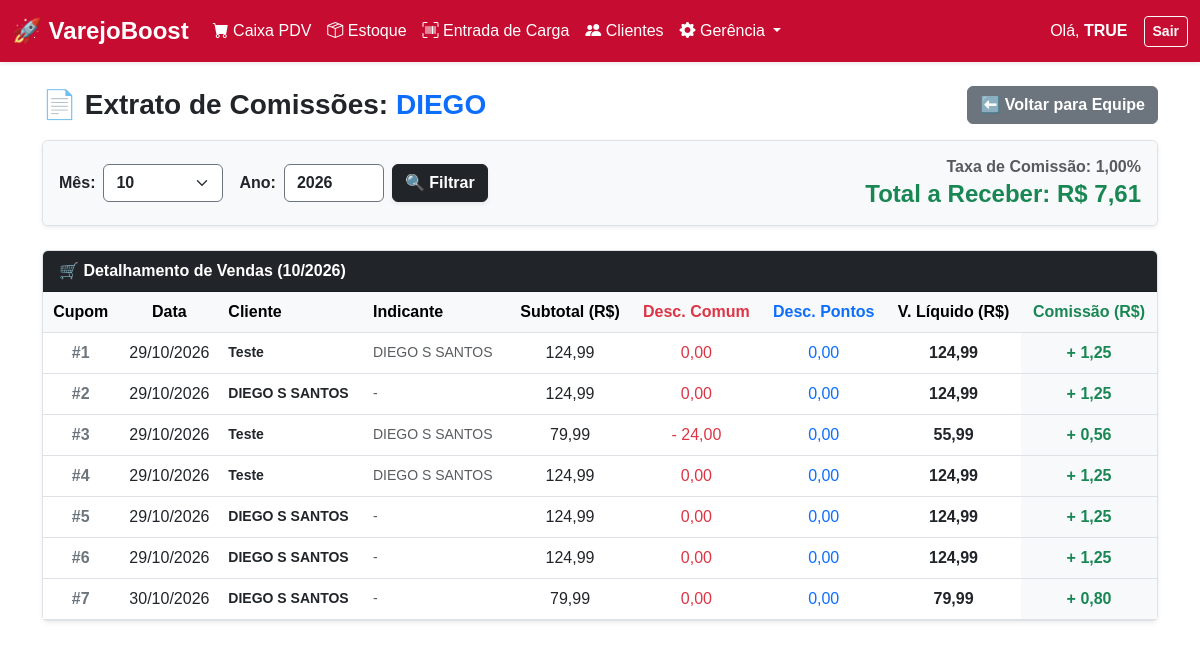
The page /gerencia/relatoriospainel/extrato/?vendedor=diego (signed in) on the database its author committed.
### inventario/models/usuarios/usuario_models.py (models this page shows, shortened)
class Usuarios(models.Model):
    login = models.CharField(max_length=100, unique=True)
    senha = models.CharField(max_length=100)
    perfil = models.CharField(max_length=50, default='Colaborador')
    comissao = models.DecimalField(max_digits=5, decimal_places=2, default=0.00)

### inventario/models/clientes/cliente_models.py (models this page shows, shortened)
class Clientes(models.Model):
    nome = models.CharField(max_length=150)
    telefone = models.CharField(max_length=50, blank=True, null=True)
    cpf = models.CharField(max_length=20, blank=True, null=True)
    cep = models.CharField(max_length=20, blank=True, null=True)
    rua = models.CharField(max_length=200, blank=True, null=True)
    numero = models.CharField(max_length=50, blank=True, null=True)
    complemento = models.CharField(max_length=150, blank=True, null=True)
    bairro = models.CharField(max_length=100, blank=True, null=True)
    cidade = models.CharField(max_length=100, blank=True, null=True)
    estado = models.CharField(max_length=2, blank=True, null=True)
    tipo = models.CharField(max_length=50, default="CLIENTE")
    pontos = models.DecimalField(max_digits=10, decimal_places=2, default=0.00)
    class Meta:
        db_table = 'clientes'

### inventario/views/vendas/relatorios_views.py (the view)
# urls.py: path('gerencia/relatoriospainel/extrato/', relatorios_views.tela_extrato_comissoes, name='tela_extrato_comissoes'),
def tela_extrato_comissoes(request):
    if 'usuario_logado' not in request.session:
        return redirect('login')
    login_vendedor = request.GET.get('vendedor')
    if not login_vendedor:
        login_vendedor = request.session.get('usuario_logado')
    if request.session.get('perfil') != 'Administrador':
        if login_vendedor != request.session.get('usuario_logado'):
             messages.error(request, "Acesso Negado. Você só pode visualizar as suas próprias comissões.")
             return redirect('painel_principal')
    mes_filtro = request.GET.get('mes')
    ano_filtro = request.GET.get('ano')
    hoje = timezone.now()
    try:
        mes_atual = int(mes_filtro) if mes_filtro else hoje.month
        ano_atual = int(ano_filtro) if ano_filtro else hoje.year
    except ValueError:
        mes_atual, ano_atual = hoje.month, hoje.year
    vendedor_obj = get_object_or_404(Usuarios, login=login_vendedor)
    vendas_mes = Vendas.objects.filter(
        vendedor=login_vendedor,
        status='VENDA',
        data_venda__year=ano_atual,
        data_venda__month=mes_atual
    ).order_by('data_venda')
    extrato_detalhado = []
    total_comissao_mes = 0.0
    for v in vendas_mes:
        valor_liquido = float(v.valor_total)
        economia_total = float(v.valor_desconto)
        desc_pontos = float(v.valor_desconto_pontos)
        desc_comum = economia_total - desc_pontos
        subtotal = valor_liquido + economia_total
        comissao_gerada = float(v.valor_comissao)
        total_comissao_mes += comissao_gerada
        extrato_detalhado.append({
            'cupom': v.id,
            'data': v.data_venda.strftime("%d/%m/%Y"),
            'cliente': v.cliente.nome if v.cliente else "BALCÃO",
            'indicante': v.indicante.nome if v.indicante else "-",
            'subtotal': subtotal,
            'desc_comum': desc_comum,
            'desc_pontos': desc_pontos,
            'liquido': valor_liquido,
            'comissao': comissao_gerada
        })
    context = {
        'vendedor': vendedor_obj,
        'extrato': extrato_detalhado,
        'mes_filtro': mes_atual,
        'ano_filtro': ano_atual,
        'total_comissao_mes': total_comissao_mes,
        'meses_range': range(1, 13) # Para gerar o <select> do HTML de 1 a 12
    }
    return render(request, 'inventario/extrato_comissoes.html', context)

### inventario/templates/inventario/extrato_comissoes.html (shortened to what this page needs)
{% extends 'inventario/base.html' %}
{% block content %}
<div class="row mb-3">
    <div class="col-12 d-flex justify-content-between align-items-center">
        <h3 class="fw-bold text-dark mb-0">📄 Extrato de Comissões: <span class="text-primary">{{ vendedor.login|upper }}</span></h3>
        <a href="{% url 'tela_colaboradores' %}" class="btn btn-secondary fw-bold">⬅️ Voltar para Equipe</a>
    </div>
</div>
<div class="card shadow-sm border-0 mb-4">
    <div class="card-body bg-light rounded d-flex justify-content-between align-items-center flex-wrap">
        <form method="GET" action="{% url 'tela_extrato_comissoes' %}" class="d-flex align-items-center gap-2">
            <label class="fw-bold mb-0">Mês:</label>
            <select name="mes" class="form-select border-secondary fw-bold" style="width: 120px;">
                {% for m in meses_range %}
                    <option value="{{ m }}" {% if m == mes_filtro %}selected{% endif %}>{{ m|stringformat:"02d" }}</option>
                {% endfor %}
            </select>
            <label class="fw-bold mb-0 ms-2">Ano:</label>
            <input type="number" name="ano" class="form-control border-secondary fw-bold" value="{{ ano_filtro }}" style="width: 100px;">
            <button type="submit" class="btn btn-dark fw-bold shadow-sm">🔍 Filtrar</button>
        </form>
        <div class="text-end mt-3 mt-md-0">
            <h6 class="text-muted fw-bold mb-1">Taxa de Comissão: {{ vendedor.comissao|floatformat:2 }}%</h6>
            <h4 class="fw-bold text-success mb-0">Total a Receber: R$ {{ total_comissao_mes|floatformat:2 }}</h4>
        </div>
    </div>
</div>
<div class="card shadow-sm border-0">
    <div class="card-header bg-dark text-white fw-bold">
        🛒 Detalhamento de Vendas ({% if mes_filtro < 10 %}0{% endif %}{{ mes_filtro }}/{{ ano_filtro }})
    </div>
    <div class="table-responsive" style="max-height: 500px; overflow-y: auto;">
        <table class="table table-hover align-middle text-center mb-0">
            <thead class="table-light sticky-top">
                <tr>
                    <th>Cupom</th>
                    <th>Data</th>
                    <th class="text-start">Cliente</th>
                    <th class="text-start">Indicante</th>
                    <th>Subtotal (R$)</th>
                    <th class="text-danger">Desc. Comum</th>
                    <th class="text-primary">Desc. Pontos</th>
                    <th>V. Líquido (R$)</th>
                    <th class="text-success">Comissão (R$)</th>
                </tr>
            </thead>
            <tbody>
                {% for linha in extrato %}
                <tr>
                    <td class="fw-bold text-secondary">#{{ linha.cupom }}</td>
                    <td>{{ linha.data }}</td>
                    <td class="text-start small fw-bold">{{ linha.cliente }}</td>
                    <td class="text-start small text-muted">{{ linha.indicante }}</td>
                    <td>{{ linha.subtotal|floatformat:2 }}</td>
                    <td class="text-danger">
                        {% if linha.desc_comum > 0 %}- {{ linha.desc_comum|floatformat:2 }}{% else %}0,00{% endif %}
                    </td>
                    <td class="text-primary">
                        {% if linha.desc_pontos > 0 %}- {{ linha.desc_pontos|floatformat:2 }}{% else %}0,00{% endif %}
                    </td>
                    <td class="fw-bold">{{ linha.liquido|floatformat:2 }}</td>
                    <td class="fw-bold text-success bg-light">+ {{ linha.comissao|floatformat:2 }}</td>
                </tr>
                {% empty %}
                <tr>
                    <td colspan="9" class="text-muted p-4">
                        <em>Nenhuma venda registrada para {{ vendedor.login }} neste período.</em>
                    </td>
                </tr>
                {% endfor %}
            </tbody>
        </table>
    </div>
</div>
{% endblock %}

### inventario/templates/inventario/base.html (style rules this page uses)
body { background-color: #FFFFFF; color: #101820; font-family: sans-serif; }
.card { border: 1px solid #dee2e6 !important; }
.table { color: #101820 !important; }

### rows shown on the page
Usuarios: login "DIEGO", comissao "1,00"
Clientes: cliente "Teste" "Teste" "Teste"
Clientes: indicante "DIEGO S SANTOS" "DIEGO S SANTOS" "DIEGO S SANTOS", cliente "DIEGO S SANTOS" "DIEGO S SANTOS" "DIEGO S SANTOS" "DIEGO S SANTOS"

### other values the page prints
{{ request.session.usuario_logado|upper }} "TRUE"
{{ total_comissao_mes|floatformat:2 }} "7,61"
{{ mes_filtro }} "10"
{{ ano_filtro }} "2026"
{{ linha.cupom }} "1" "2" "3" "4" "5" "6" "7"
{{ linha.data }} "29/10/2026" "29/10/2026" "29/10/2026" "29/10/2026" "29/10/2026" "29/10/2026" "30/10/2026"
{{ linha.subtotal|floatformat:2 }} "124,99" "124,99" "79,99" "124,99" "124,99" "124,99" "79,99"
{{ linha.liquido|floatformat:2 }} "124,99" "124,99" "55,99" "124,99" "124,99" "124,99" "79,99"
{{ linha.comissao|floatformat:2 }} "1,25" "1,25" "0,56" "1,25" "1,25" "1,25" "0,80"
{{ linha.indicante }} "-" "-" "-" "-"
{{ linha.desc_comum|floatformat:2 }} "24,00"
form field mes "10"
